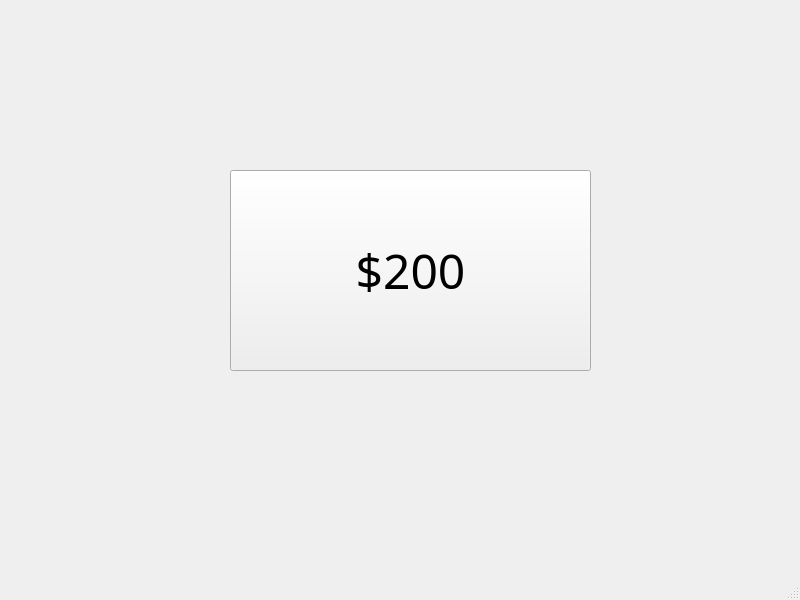
<?xml version="1.0" encoding="UTF-8"?>
<ui version="4.0">
 <class>MainWindow</class>
 <widget class="QMainWindow" name="MainWindow">
  <property name="geometry">
   <rect>
    <x>0</x>
    <y>0</y>
    <width>800</width>
    <height>600</height>
   </rect>
  </property>
  <property name="windowTitle">
   <string>MainWindow</string>
  </property>
  <widget class="QWidget" name="centralwidget">
   <widget class="QPushButton" name="pushButton">
    <property name="geometry">
     <rect>
      <x>230</x>
      <y>170</y>
      <width>361</width>
      <height>201</height>
     </rect>
    </property>
    <property name="font">
     <font>
      <family>Papyrus</family>
      <pointsize>36</pointsize>
     </font>
    </property>
    <property name="text">
     <string>$200</string>
    </property>
   </widget>
  </widget>
  <widget class="QMenuBar" name="menubar">
   <property name="geometry">
    <rect>
     <x>0</x>
     <y>0</y>
     <width>800</width>
     <height>26</height>
    </rect>
   </property>
  </widget>
  <widget class="QStatusBar" name="statusbar"/>
 </widget>
 <resources/>
 <connections/>
</ui>
